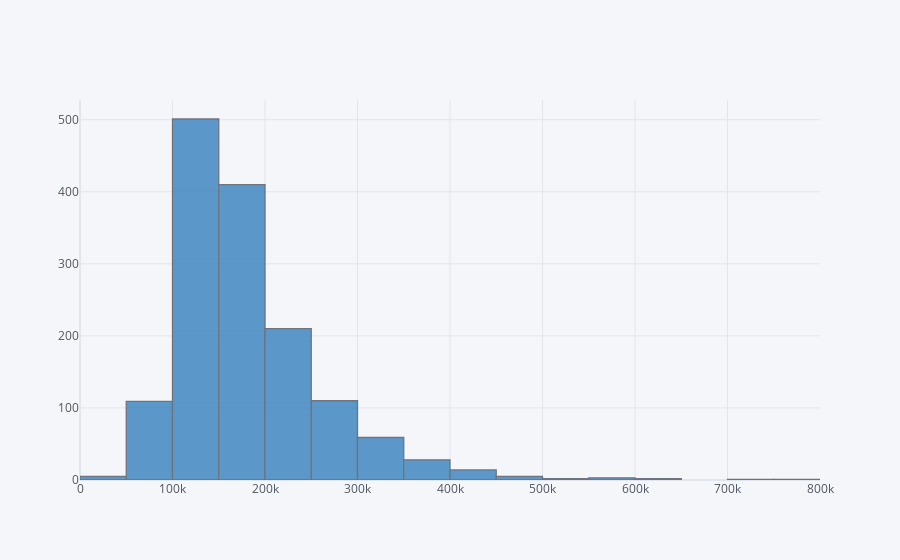

Notebook code for this chart:
### Code cell
#sale price histogram
cf.go_offline()
data_train['SalePrice'].iplot(kind='hist',bins=30,color='blue')

### Figure 1 — Plotly figure (JSON) as saved in the notebook; plotly's stock layout.template omitted (floating-point values rounded to 4 significant figures; data arrays with more than 128 entries replaced by an {"elided": "..."} marker saying what was removed)
{"data": [{"histfunc": "count", "histnorm": "", "marker": {"color": "rgba(55, 128, 191, 1.0)", "line": {"color": "#4D5663", "width": 1.3}}, "name": "SalePrice", "nbinsx": 30, "opacity": 0.8, "orientation": "v", "type": "histogram", "x": {"elided": "1460 int values"}}], "layout": {"barmode": "overlay", "legend": {"bgcolor": "#F5F6F9", "font": {"color": "#4D5663"}}, "paper_bgcolor": "#F5F6F9", "plot_bgcolor": "#F5F6F9", "title": {"font": {"color": "#4D5663"}}, "xaxis": {"gridcolor": "#E1E5ED", "showgrid": true, "tickfont": {"color": "#4D5663"}, "title": {"font": {"color": "#4D5663"}, "text": ""}, "zerolinecolor": "#E1E5ED"}, "yaxis": {"gridcolor": "#E1E5ED", "showgrid": true, "tickfont": {"color": "#4D5663"}, "title": {"font": {"color": "#4D5663"}, "text": ""}, "zerolinecolor": "#E1E5ED"}}}
